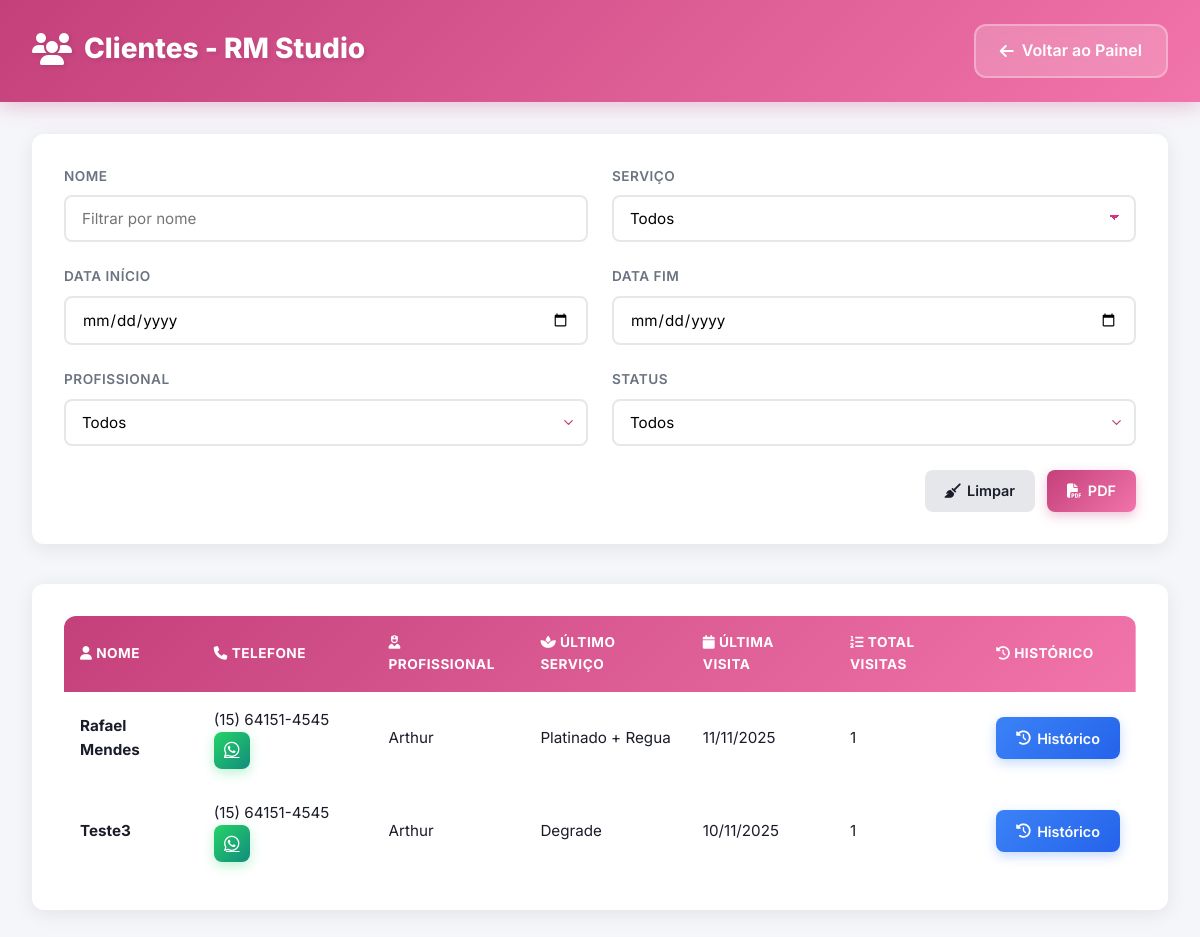
The app's page /clientes/ (signed in) with its own data.
### LihStudio/models.py (models this page shows, shortened)
class Agendamento(models.Model):
    STATUS_CHOICES = [
        ("pendente", "Pendente"),
        ("confirmado", "Confirmado"),
        ("cancelado", "Cancelado"),
        ("concluido", "Concluído"),
    ]
    pagamento_id = models.CharField(max_length=100, blank=True, null=True, verbose_name="ID do Pagamento")
    pagamento_status = models.CharField(max_length=20, default="pendente", choices=[
        ("pendente", "Pendente"),
        ("aprovado", "Aprovado"),
        ("rejeitado", "Rejeitado"),
        ("processando", "Processando"),
    ], verbose_name="Status do Pagamento")
    contabilizar = models.BooleanField(
        default=False,
        verbose_name="Contabilizar no Faturamento",
        help_text="Marque se este agendamento deve ser incluído nos relatórios de faturamento."
    )
    valor_total = models.DecimalField(
        max_digits=8,
        decimal_places=2,
        null=True,
        blank=True,
        verbose_name="Valor Total (R$)"
    )
    profissional = models.ForeignKey(Profissional, on_delete=models.PROTECT, related_name="agendamentos")
    nome = models.CharField(max_length=100)
    telefone = models.CharField(max_length=20)
    email = models.EmailField()
    servico = models.ForeignKey(
        'Servico',
        on_delete=models.SET_NULL,
        null=True,
        blank=True,
        related_name='agendamentos',
        verbose_name="Serviço"
    )
    servico_nome_snapshot = models.CharField(
        "Nome do Serviço (Snapshot)",
        max_length=100,
        blank=True,
        help_text="Nome do serviço no momento do agendamento (não muda)"
    )
    servico_preco_snapshot = models.DecimalField(
        "Preço do Serviço (Snapshot)",
        max_digits=8,
        decimal_places=2,
        null=True,
        blank=True,
        help_text="Preço do serviço no momento do agendamento (não muda)"
    )
    data = models.DateField()
    hora = models.ForeignKey(HorarioDisponivel, on_delete=models.SET_NULL, null=True, blank=True)
    observacoes = models.TextField(blank=True)
    status = models.CharField(max_length=10, choices=STATUS_CHOICES, default="pendente", verbose_name="Status do Agendamento")
    manutencao_lembrada = models.BooleanField(
        default=False,
        verbose_name="Lembrete de manutenção enviado?",
        help_text="Marcar se o lembrete de manutenção foi enviado após 15 dias"
    )
    confirmado = models.BooleanField(default=False)
    token = models.UUIDField(default=uuid4, editable=False, unique=True)
    criado_em = models.DateTimeField(auto_now_add=True)
    hora_backup = models.TimeField(null=True, blank=True, verbose_name="Hora (backup)")

### LihStudio/views.py (the view)
    def _wrapped_view(request, *args, **kwargs):
        if not request.user.is_authenticated:
            messages.warning(request, 'Você precisa fazer login para acessar esta área.')
            return redirect('login')
        if not request.user.is_superuser:
            messages.error(request, 'Acesso restrito a administradores.')
            return redirect('home')
        return view_func(request, *args, **kwargs)

### LihStudio/views.py (called while the page is built)
def only_admin(view_func):
    def _wrapped_view(request, *args, **kwargs):
        if not request.user.is_authenticated:
            messages.warning(request, 'Você precisa fazer login para acessar esta área.')
            return redirect('login')
        if not request.user.is_superuser:
            messages.error(request, 'Acesso restrito a administradores.')
            return redirect('home')
        return view_func(request, *args, **kwargs)
    return _wrapped_view

### LihStudio/templates/LihStudio/clientes.html (shortened to what this page needs)
{% load static %}
<!DOCTYPE html>
<html lang="pt-br">
<head>
    <link rel="stylesheet" href="https://cdnjs.cloudflare.com/ajax/libs/font-awesome/6.4.0/css/all.min.css">
</head>
<body>
    <header class="admin-header">
        <div class="header-content">
            <div class="header-left">
                <h1><i class="fas fa-users"></i> Clientes - RM Studio</h1>
            </div>
            <div class="header-actions">
                <a href="{% url 'painel_dona' %}" class="action-link">
                    <i class="fas fa-arrow-left"></i> Voltar ao Painel
                </a>
            </div>
        </div>
    </header>
    <main class="admin-container">
        <section class="filters-container">
            <form method="get" class="filter-form">
                <div class="form-row">
                    <div class="form-group">
                        <label for="nome" class="form-label">Nome</label>
                        <input type="text" id="nome" name="nome" class="form-control"
                            value="{{ request.GET.nome }}" placeholder="Filtrar por nome">
                    </div>
                    <div class="form-group">
                        <label for="servico" class="form-label">Serviço</label>
                        <select id="servico" name="servico" class="form-control">
                            <option value="">Todos</option>
                            </select>
                    </div>
                </div>
                <div class="form-row">
                    <div class="form-group">
                        <label for="data_inicio" class="form-label">Data Início</label>
                        <input type="date" id="data_inicio" name="data_inicio"
                            class="form-control" value="{{ request.GET.data_inicio }}">
                    </div>
                    <div class="form-group">
                        <label for="data_fim" class="form-label">Data Fim</label>
                        <input type="date" id="data_fim" name="data_fim"
                            class="form-control" value="{{ request.GET.data_fim }}">
                    </div>
                </div>
                <div class="form-row">
                    <div class="form-group">
                        <label for="profissional" class="form-label">Profissional</label>
                        <select id="profissional" name="profissional" class="form-control">
                            <option value="">Todos</option>
                        </select>
                    </div>
                    <div class="form-group">
                        <label for="status" class="form-label">Status</label>
                        <select id="status" name="status" class="form-control">
                            <option value="">Todos</option>
                        </select>
                    </div>
                </div>
                <div class="form-actions">
                    <a href="{% url 'lista_clientes' %}" class="action-btn btn-clear">
                        <i class="fas fa-broom"></i> Limpar
                    </a>
                    <a href="{% url 'exportar_clientes_pdf' %}?{{ request.GET.urlencode }}" class="action-btn btn-primary" id="pdfLink">
                        <i class="fas fa-file-pdf"></i> PDF
                    </a>
                </div>
            </form>
        </section>
        <section class="table-container">
            {% if clientes %}
            <table class="table">
                <thead>
                    <tr>
                        <th><i class="fas fa-user"></i> Nome</th>
                        <th><i class="fas fa-phone"></i> Telefone</th>
                        <th><i class="fas fa-user-nurse"></i> Profissional</th>
                        <th><i class="fas fa-spa"></i> Último Serviço</th>
                        <th><i class="fas fa-calendar"></i> Última Visita</th>
                        <th><i class="fas fa-list-ol"></i> Total Visitas</th>
                        <th><i class="fas fa-history"></i> Histórico</th>
                    </tr>
                </thead>
                <tbody>
                    {% for cliente in clientes %}
                    <tr>
                        <td><strong>{{ cliente.nome }}</strong></td>
                        <td>
                            {{ cliente.telefone }}
                            <a href="https://wa.me/55{{ cliente.telefone|cut:' '|cut:'-'|cut:'('|cut:')' }}"
                            target="_blank"
                            class="btn-whatsapp"
                            title="Enviar mensagem no WhatsApp">
                                <i class="fab fa-whatsapp"></i>
                            </a>
                        </td>
                        <td>{{ cliente.profissional }}</td>
                        <td>{{ cliente.ultimo_servico }}</td>
                        <td>{{ cliente.ultima_visita|date:"d/m/Y" }}</td>
                        <td>{{ cliente.total_visitas }}</td>
                        <td>
                            <a href="{% url 'historico_cliente' %}?nome={{ cliente.nome|urlencode }}&telefone={{ cliente.telefone|urlencode }}"
                            class="action-btn btn-history">
                                <i class="fas fa-history"></i> Histórico
                            </a>
                        </td>
                    </tr>
                    {% endfor %}
                </tbody>
            </table>
            {% else %}
                <div class="empty-state">
                    <i class="fas fa-user-slash"></i>
                    <h3>Nenhum cliente encontrado</h3>
                    <p>Não foram encontrados clientes com os filtros aplicados.</p>
                </div>
            {% endif %}
        </section>
    </main>
</body>
</html>

### records on screen
Agendamento: nome "Rafael Mendes", telefone "(15) 64151-4545", profissional "Arthur", ultimo_servico "Platinado + Regua", ultima_visita "11/11/2025", total_visitas "1"
Agendamento: nome "Teste3", telefone "(15) 64151-4545", profissional "Arthur", ultimo_servico "Degrade", ultima_visita "10/11/2025", total_visitas "1"
